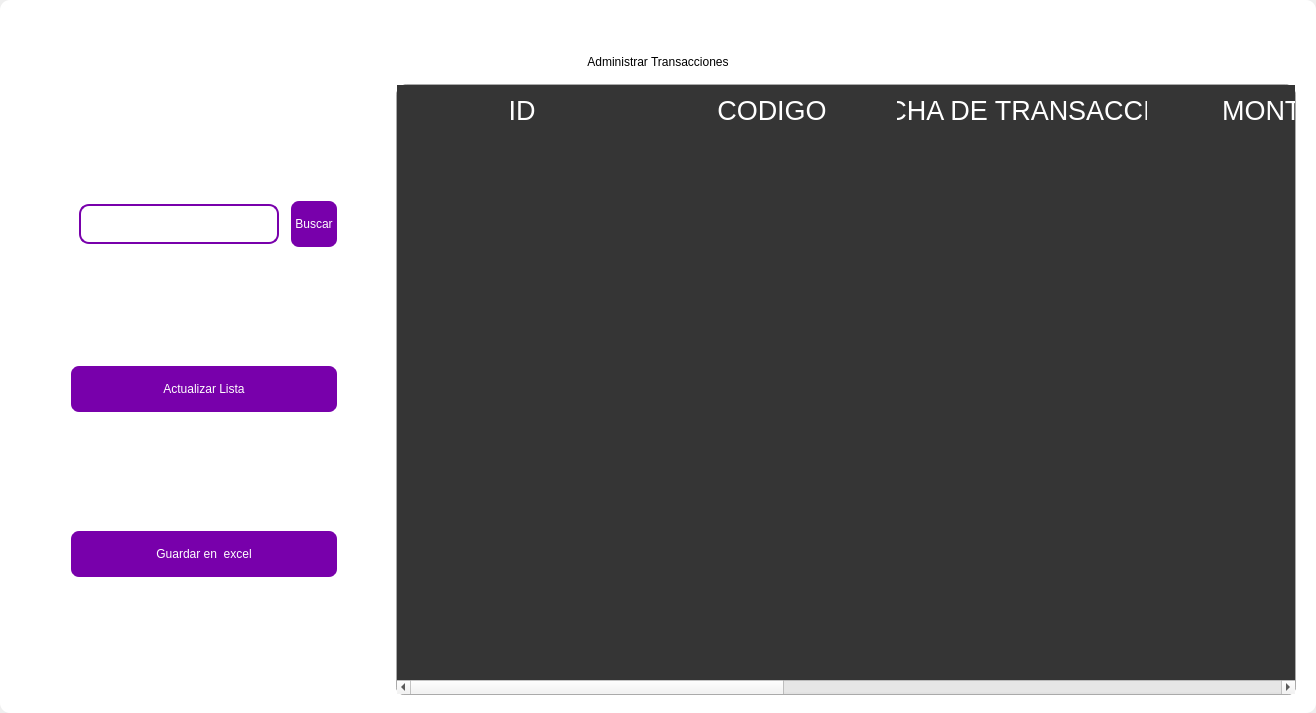
<?xml version="1.0" encoding="UTF-8"?>
<ui version="4.0">
 <class>MainWindow</class>
 <widget class="QMainWindow" name="MainWindow">
  <property name="geometry">
   <rect>
    <x>0</x>
    <y>0</y>
    <width>1316</width>
    <height>713</height>
   </rect>
  </property>
  <property name="windowTitle">
   <string>MainWindow</string>
  </property>
  <property name="styleSheet">
   <string notr="true"/>
  </property>
  <widget class="QWidget" name="centralwidget">
   <property name="styleSheet">
    <string notr="true"/>
   </property>
   <layout class="QVBoxLayout" name="verticalLayout">
    <property name="spacing">
     <number>0</number>
    </property>
    <property name="leftMargin">
     <number>0</number>
    </property>
    <property name="topMargin">
     <number>0</number>
    </property>
    <property name="rightMargin">
     <number>0</number>
    </property>
    <property name="bottomMargin">
     <number>0</number>
    </property>
    <item>
     <widget class="QFrame" name="frame">
      <property name="enabled">
       <bool>true</bool>
      </property>
      <property name="styleSheet">
       <string notr="true">
QFrame {
border-radius:10px;
	background-color: rgb(255, 255, 255);
 }
</string>
      </property>
      <property name="frameShape">
       <enum>QFrame::StyledPanel</enum>
      </property>
      <property name="frameShadow">
       <enum>QFrame::Raised</enum>
      </property>
      <layout class="QVBoxLayout" name="verticalLayout_2">
       <item>
        <widget class="QFrame" name="frame_superior">
         <property name="minimumSize">
          <size>
           <width>0</width>
           <height>40</height>
          </size>
         </property>
         <property name="maximumSize">
          <size>
           <width>16777215</width>
           <height>40</height>
          </size>
         </property>
         <property name="styleSheet">
          <string notr="true">QPushButton{
border-radius:18px;
}

QPushButton:hover{
	background-color: rgb(0, 0, 0);
}
</string>
         </property>
         <property name="frameShape">
          <enum>QFrame::StyledPanel</enum>
         </property>
         <property name="frameShadow">
          <enum>QFrame::Raised</enum>
         </property>
         <layout class="QHBoxLayout" name="horizontalLayout_3">
          <property name="spacing">
           <number>4</number>
          </property>
          <property name="leftMargin">
           <number>0</number>
          </property>
          <property name="topMargin">
           <number>0</number>
          </property>
          <property name="rightMargin">
           <number>0</number>
          </property>
          <property name="bottomMargin">
           <number>0</number>
          </property>
          <item>
           <widget class="QPushButton" name="btn_icon">
            <property name="text">
             <string/>
            </property>
            <property name="iconSize">
             <size>
              <width>40</width>
              <height>40</height>
             </size>
            </property>
           </widget>
          </item>
          <item>
           <spacer name="horizontalSpacer_2">
            <property name="orientation">
             <enum>Qt::Horizontal</enum>
            </property>
            <property name="sizeHint" stdset="0">
             <size>
              <width>443</width>
              <height>20</height>
             </size>
            </property>
           </spacer>
          </item>
          <item>
           <widget class="QPushButton" name="btn_exit">
            <property name="minimumSize">
             <size>
              <width>38</width>
              <height>38</height>
             </size>
            </property>
            <property name="maximumSize">
             <size>
              <width>38</width>
              <height>38</height>
             </size>
            </property>
            <property name="cursor">
             <cursorShape>PointingHandCursor</cursorShape>
            </property>
            <property name="text">
             <string/>
            </property>
            <property name="iconSize">
             <size>
              <width>35</width>
              <height>35</height>
             </size>
            </property>
           </widget>
          </item>
          <item>
           <widget class="QPushButton" name="bt_minimizar">
            <property name="minimumSize">
             <size>
              <width>38</width>
              <height>38</height>
             </size>
            </property>
            <property name="maximumSize">
             <size>
              <width>38</width>
              <height>38</height>
             </size>
            </property>
            <property name="cursor">
             <cursorShape>PointingHandCursor</cursorShape>
            </property>
            <property name="text">
             <string/>
            </property>
            <property name="icon">
             <iconset>
              <normaloff>image/minus.svg</normaloff>image/minus.svg</iconset>
            </property>
            <property name="iconSize">
             <size>
              <width>38</width>
              <height>38</height>
             </size>
            </property>
           </widget>
          </item>
          <item>
           <widget class="QPushButton" name="bt_maximizar">
            <property name="minimumSize">
             <size>
              <width>38</width>
              <height>38</height>
             </size>
            </property>
            <property name="maximumSize">
             <size>
              <width>38</width>
              <height>38</height>
             </size>
            </property>
            <property name="cursor">
             <cursorShape>PointingHandCursor</cursorShape>
            </property>
            <property name="text">
             <string/>
            </property>
            <property name="icon">
             <iconset>
              <normaloff>image/chevron-up.svg</normaloff>image/chevron-up.svg</iconset>
            </property>
            <property name="iconSize">
             <size>
              <width>38</width>
              <height>38</height>
             </size>
            </property>
           </widget>
          </item>
          <item>
           <widget class="QPushButton" name="bt_restaurar">
            <property name="minimumSize">
             <size>
              <width>38</width>
              <height>38</height>
             </size>
            </property>
            <property name="maximumSize">
             <size>
              <width>38</width>
              <height>38</height>
             </size>
            </property>
            <property name="cursor">
             <cursorShape>PointingHandCursor</cursorShape>
            </property>
            <property name="text">
             <string/>
            </property>
            <property name="icon">
             <iconset>
              <normaloff>image/chevron-down.svg</normaloff>image/chevron-down.svg</iconset>
            </property>
            <property name="iconSize">
             <size>
              <width>38</width>
              <height>38</height>
             </size>
            </property>
           </widget>
          </item>
          <item>
           <widget class="QPushButton" name="bt_cerrar">
            <property name="minimumSize">
             <size>
              <width>38</width>
              <height>38</height>
             </size>
            </property>
            <property name="maximumSize">
             <size>
              <width>38</width>
              <height>38</height>
             </size>
            </property>
            <property name="cursor">
             <cursorShape>PointingHandCursor</cursorShape>
            </property>
            <property name="text">
             <string/>
            </property>
            <property name="icon">
             <iconset>
              <normaloff>image/x.svg</normaloff>image/x.svg</iconset>
            </property>
            <property name="iconSize">
             <size>
              <width>38</width>
              <height>38</height>
             </size>
            </property>
           </widget>
          </item>
         </layout>
        </widget>
       </item>
       <item>
        <widget class="QLabel" name="label">
         <property name="styleSheet">
          <string notr="true">font: 30pt &quot;MS Shell Dlg 2&quot;;
color: rgb(0, 0, 0);</string>
         </property>
         <property name="text">
          <string>Administrar Transacciones</string>
         </property>
         <property name="alignment">
          <set>Qt::AlignCenter</set>
         </property>
        </widget>
       </item>
       <item>
        <widget class="QFrame" name="frame_3">
         <property name="minimumSize">
          <size>
           <width>0</width>
           <height>0</height>
          </size>
         </property>
         <property name="frameShape">
          <enum>QFrame::StyledPanel</enum>
         </property>
         <property name="frameShadow">
          <enum>QFrame::Raised</enum>
         </property>
         <layout class="QHBoxLayout" name="horizontalLayout_4">
          <property name="leftMargin">
           <number>9</number>
          </property>
          <property name="topMargin">
           <number>9</number>
          </property>
          <property name="rightMargin">
           <number>9</number>
          </property>
          <item>
           <layout class="QVBoxLayout" name="verticalLayout_4">
            <property name="spacing">
             <number>50</number>
            </property>
            <property name="sizeConstraint">
             <enum>QLayout::SetDefaultConstraint</enum>
            </property>
            <property name="leftMargin">
             <number>50</number>
            </property>
            <property name="topMargin">
             <number>50</number>
            </property>
            <property name="rightMargin">
             <number>50</number>
            </property>
            <property name="bottomMargin">
             <number>50</number>
            </property>
            <item>
             <layout class="QHBoxLayout" name="horizontalLayout">
              <property name="spacing">
               <number>10</number>
              </property>
              <property name="leftMargin">
               <number>10</number>
              </property>
              <property name="topMargin">
               <number>0</number>
              </property>
              <property name="bottomMargin">
               <number>0</number>
              </property>
              <item>
               <widget class="QLineEdit" name="searchtxt">
                <property name="minimumSize">
                 <size>
                  <width>200</width>
                  <height>25</height>
                 </size>
                </property>
                <property name="maximumSize">
                 <size>
                  <width>150</width>
                  <height>40</height>
                 </size>
                </property>
                <property name="styleSheet">
                 <string notr="true">QLabel {
	color: rgb(255, 255, 254);
	font: 12pt &quot;Arial&quot;;
	background-color: rgba(0, 0, 0,0);
}

QTextEdit{
background-color: rgba(0, 0, 0,0);
border-radius:10px; 
font: 12pt &quot;Arial&quot;;
color: rgb(255, 255, 254);
border: 2px solid  rgb(255, 255, 255);

}

QTextEdit:hover{
background-color: rgba(0, 0, 0,0);
border-radius:10px; 
font: 12pt &quot;Arial&quot;;
border: 2px solid  rgb(120, 0, 171);
}

QTextEdit:focus{
background-color: rgb(0, 0, 0);
border-radius:10px; 
font: 12pt &quot;Arial&quot;;
border: 2px solid rgb(120, 0, 171);
}

QLineEdit{
background-color: rgba(0, 0, 0,0);
border-radius:10px; 
font: 12pt &quot;Arial&quot;;
color: rgb(255, 255, 254);
border: 2px solid  rgb(120, 0, 171);
}

QLineEdit:hover{
background-color: rgba(0, 0, 0,0);
border-radius:10px; 
font: 12pt &quot;Arial&quot;;
border: 2px solid  rgb(120, 0, 171);
}

QLineEdit:focus{
background-color: rgb(0, 0, 0);
border-radius:10px; 
font: 12pt &quot;Arial&quot;;
border: 2px solid rgb(120, 0, 171);
}

QCheckBox{
	font: 12pt &quot;Arial&quot;;
	color: rgb(255, 255, 255);
}

QCheckBox::indicator {
    width: 18px;
    height:18px;
}

QCheckBox::indicator:unchecked {
   background-image: url(image/square.svg);
}

QCheckBox::indicator:checked {
   background-image: url(image/check-square.svg);
}

QPushButton{
border-radius:10px; 
font: 12pt &quot;Arial&quot;;
color: rgb(255, 255, 254);
border: 2px solid #ffffff;
}

QPushButton:hover{
border-radius:10px; 
font: 12pt &quot;Arial&quot;;
color: rgb(255, 255, 255);
border: 2px solid rgb(120, 0, 171);
	background-color: rgb(120, 0, 171);
}
</string>
                </property>
               </widget>
              </item>
              <item>
               <widget class="QPushButton" name="btn_search">
                <property name="sizePolicy">
                 <sizepolicy hsizetype="Minimum" vsizetype="Fixed">
                  <horstretch>0</horstretch>
                  <verstretch>0</verstretch>
                 </sizepolicy>
                </property>
                <property name="minimumSize">
                 <size>
                  <width>0</width>
                  <height>15</height>
                 </size>
                </property>
                <property name="maximumSize">
                 <size>
                  <width>100</width>
                  <height>50</height>
                 </size>
                </property>
                <property name="cursor">
                 <cursorShape>PointingHandCursor</cursorShape>
                </property>
                <property name="styleSheet">
                 <string notr="true">QPushButton{
border-radius:10px; 
font: 12pt &quot;Arial&quot;;
color: rgb(255, 255, 254);
border: 2px solid #ffffff;
	background-color: rgb(120, 0, 171);
}

QPushButton:hover{
border-radius:10px; 
font: 12pt &quot;Arial&quot;;
color: rgb(255, 255, 255);
border: 2px solid rgb(120, 0, 171);
	background-color: rgb(120, 0, 171);
}</string>
                </property>
                <property name="text">
                 <string>Buscar</string>
                </property>
               </widget>
              </item>
             </layout>
            </item>
            <item>
             <widget class="QPushButton" name="btn_get">
              <property name="minimumSize">
               <size>
                <width>50</width>
                <height>40</height>
               </size>
              </property>
              <property name="maximumSize">
               <size>
                <width>300</width>
                <height>50</height>
               </size>
              </property>
              <property name="cursor">
               <cursorShape>PointingHandCursor</cursorShape>
              </property>
              <property name="styleSheet">
               <string notr="true">QPushButton{
border-radius:10px; 
font: 12pt &quot;Arial&quot;;
color: rgb(255, 255, 254);
border: 2px solid #ffffff;
	background-color: rgb(120, 0, 171);
}

QPushButton:hover{
border-radius:10px; 
font: 12pt &quot;Arial&quot;;
color: rgb(255, 255, 255);
border: 2px solid rgb(120, 0, 171);
	background-color: rgb(120, 0, 171);
}</string>
              </property>
              <property name="text">
               <string>Actualizar Lista</string>
              </property>
              <property name="iconSize">
               <size>
                <width>35</width>
                <height>35</height>
               </size>
              </property>
             </widget>
            </item>
            <item>
             <widget class="QPushButton" name="btn_excel">
              <property name="minimumSize">
               <size>
                <width>10</width>
                <height>40</height>
               </size>
              </property>
              <property name="maximumSize">
               <size>
                <width>300</width>
                <height>50</height>
               </size>
              </property>
              <property name="cursor">
               <cursorShape>PointingHandCursor</cursorShape>
              </property>
              <property name="styleSheet">
               <string notr="true">QPushButton{
border-radius:10px; 
font: 12pt &quot;Arial&quot;;
color: rgb(255, 255, 254);
border: 2px solid #ffffff;
	background-color: rgb(120, 0, 171);
}

QPushButton:hover{
border-radius:10px; 
font: 12pt &quot;Arial&quot;;
color: rgb(255, 255, 255);
border: 2px solid rgb(120, 0, 171);
	background-color: rgb(120, 0, 171);
}</string>
              </property>
              <property name="text">
               <string>Guardar en  excel</string>
              </property>
              <property name="iconSize">
               <size>
                <width>35</width>
                <height>35</height>
               </size>
              </property>
             </widget>
            </item>
           </layout>
          </item>
          <item>
           <widget class="QTableWidget" name="table_transaction">
            <property name="minimumSize">
             <size>
              <width>900</width>
              <height>0</height>
             </size>
            </property>
            <property name="maximumSize">
             <size>
              <width>700</width>
              <height>16777215</height>
             </size>
            </property>
            <property name="styleSheet">
             <string notr="true">QTableView {

	border: 1px solid rgba(255,255,255,40);
	border-bottom-right-radius: 7px; 
	border-bottom-left-radius: 7px; 
	color: white;
	font: 15pt &quot;MS Shell Dlg 2&quot;;
	background-color: rgb(53, 53, 53);
}

QHeaderView::section {
background-color: rgb(53, 53, 53);
color: white;
border: none;
height: 50px;
font-size: 20pt;
}

QTableView::item {
    border-style: none;
    border-bottom: 1px solid rgba(255,255,255,50);
    padding-left: auto;
    padding-right: auto;
}

QTableView::item:selected{
	border: none;
	color: rgb(255, 255, 255);
    background-color: rgba(255, 255, 255, 50);
}
</string>
            </property>
            <property name="lineWidth">
             <number>1</number>
            </property>
            <property name="editTriggers">
             <set>QAbstractItemView::NoEditTriggers</set>
            </property>
            <attribute name="horizontalHeaderDefaultSectionSize">
             <number>250</number>
            </attribute>
            <column>
             <property name="text">
              <string>ID</string>
             </property>
            </column>
            <column>
             <property name="text">
              <string>CODIGO</string>
             </property>
            </column>
            <column>
             <property name="text">
              <string>FECHA DE TRANSACCION</string>
             </property>
            </column>
            <column>
             <property name="text">
              <string>MONTO</string>
             </property>
            </column>
            <column>
             <property name="text">
              <string>TIPO</string>
             </property>
            </column>
            <column>
             <property name="text">
              <string>ENTIDAD</string>
             </property>
            </column>
            <column>
             <property name="text">
              <string>TIPO DE PAGO</string>
             </property>
            </column>
           </widget>
          </item>
         </layout>
        </widget>
       </item>
      </layout>
     </widget>
    </item>
   </layout>
  </widget>
 </widget>
 <resources/>
 <connections/>
</ui>
